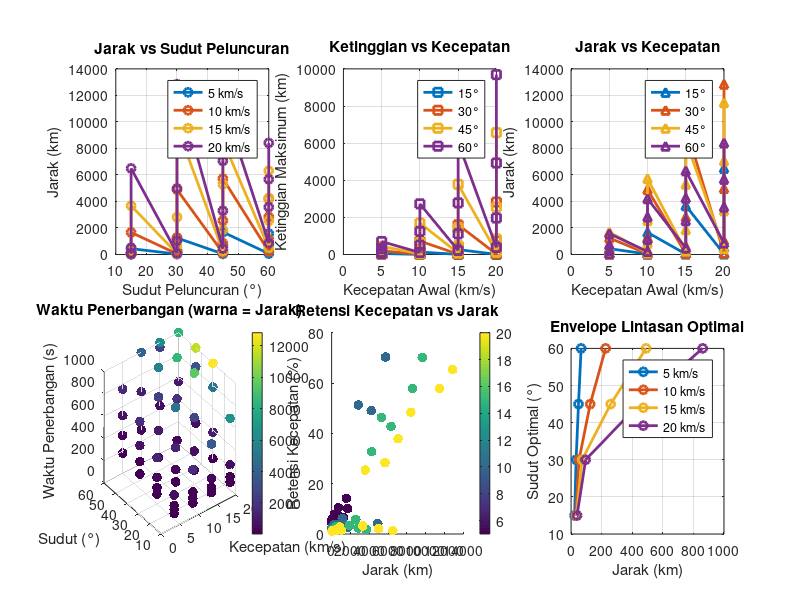

MATLAB code to generate this figure: (Note: this script raises an error after producing the figure.)
%% Railgun Trajectory Analyzer
% Analisis lintasan proyektil railgun dengan berbagai kondisi atmosfer
% Author: Railgun Research Team

function railgun_trajectory_analyzer()
    clear all; close all; clc;
    
    fprintf('=== Railgun Trajectory Analyzer ===\n\n');
    
    %% Parameter Input
    muzzle_velocities = [5000, 10000, 15000, 20000];  % m/s (5-20 km/s)
    launch_angles = [15, 30, 45, 60];  % derajat
    altitudes = [0, 5000, 10000, 20000];  % m (ketinggian peluncuran)
    
    %% Parameter Proyektil
    mass = 0.1;  % kg
    diameter = 0.02;  % m (2 cm)
    cross_section = pi * (diameter/2)^2;  % m^2
    drag_coeff = 0.1;  % Koefisien drag untuk proyektil hipersonik
    
    %% Konstanta
    g = 9.81;  % m/s^2
    R_earth = 6371000;  % m (radius bumi)
    
    %% Analisis untuk Setiap Kombinasi
    results = [];
    
    fprintf('Menganalisis %d kombinasi parameter...\n', ...
            length(muzzle_velocities) * length(launch_angles) * length(altitudes));
    
    for v0 = muzzle_velocities
        for angle = launch_angles
            for alt = altitudes
                % Hitung lintasan
                [range_dist, max_height, flight_time, impact_velocity] = ...
                    calculate_trajectory(v0, angle, alt, mass, cross_section, drag_coeff);
                
                % Simpan hasil
                results = [results; v0/1000, angle, alt/1000, range_dist/1000, ...
                          max_height/1000, flight_time, impact_velocity/1000];
            end
        end
    end
    
    %% Tampilkan Hasil
    fprintf('\n=== Hasil Analisis Lintasan ===\n');
    fprintf('V0(km/s) | Sudut(°) | Alt(km) | Jarak(km) | Tinggi(km) | Waktu(s) | V_impact(km/s)\n');
    fprintf('---------|----------|---------|-----------|------------|----------|---------------\n');
    
    for i = 1:size(results, 1)
        fprintf('%8.1f | %8.0f | %7.1f | %9.1f | %10.1f | %8.1f | %13.1f\n', ...
                results(i,1), results(i,2), results(i,3), results(i,4), ...
                results(i,5), results(i,6), results(i,7));
    end
    
    %% Analisis Optimal
    fprintf('\n=== Analisis Optimal ===\n');
    
    % Jarak maksimum
    [max_range, max_idx] = max(results(:,4));
    fprintf('Jarak Maksimum: %.1f km\n', max_range);
    fprintf('Parameter: V0=%.1f km/s, Sudut=%.0f°, Alt=%.1f km\n', ...
            results(max_idx,1), results(max_idx,2), results(max_idx,3));
    
    % Ketinggian maksimum
    [max_alt, alt_idx] = max(results(:,5));
    fprintf('\nKetinggian Maksimum: %.1f km\n', max_alt);
    fprintf('Parameter: V0=%.1f km/s, Sudut=%.0f°, Alt=%.1f km\n', ...
            results(alt_idx,1), results(alt_idx,2), results(alt_idx,3));
    
    %% Visualisasi
    create_trajectory_plots(results, muzzle_velocities, launch_angles, altitudes);
    
    %% Analisis Khusus: Orbit Velocity
    fprintf('\n=== Analisis Kecepatan Orbital ===\n');
    orbital_velocity = sqrt(g * R_earth);  % Kecepatan orbit rendah
    escape_velocity = sqrt(2 * g * R_earth);  % Kecepatan lepas
    
    fprintf('Kecepatan orbit rendah: %.2f km/s\n', orbital_velocity/1000);
    fprintf('Kecepatan lepas bumi: %.2f km/s\n', escape_velocity/1000);
    
    % Cek proyektil mana yang bisa mencapai orbit
    orbital_candidates = results(results(:,1) >= orbital_velocity/1000, :);
    if ~isempty(orbital_candidates)
        fprintf('\nProyektil dengan potensi orbital:\n');
        for i = 1:size(orbital_candidates, 1)
            fprintf('V0=%.1f km/s, Sudut=%.0f°, Jarak=%.1f km\n', ...
                    orbital_candidates(i,1), orbital_candidates(i,2), orbital_candidates(i,4));
        end
    else
        fprintf('\nTidak ada proyektil yang mencapai kecepatan orbital.\n');
    end
    
    %% Simpan Hasil
    save('trajectory_results.mat', 'results', 'muzzle_velocities', 'launch_angles', 'altitudes');
    fprintf('\nHasil analisis disimpan ke trajectory_results.mat\n');
end

%% Fungsi Perhitungan Lintasan
function [range_dist, max_height, flight_time, impact_velocity] = ...
         calculate_trajectory(v0, angle_deg, altitude, mass, cross_section, drag_coeff)
    
    % Konversi sudut ke radian
    angle = angle_deg * pi / 180;
    
    % Kondisi awal
    x0 = 0;
    y0 = altitude;
    vx0 = v0 * cos(angle);
    vy0 = v0 * sin(angle);
    
    % Parameter atmosfer (model sederhana)
    rho0 = 1.225;  % kg/m^3 (densitas udara di permukaan)
    scale_height = 8400;  % m (skala ketinggian atmosfer)
    
    % Fungsi densitas atmosfer
    rho_func = @(h) rho0 * exp(-max(0, h) / scale_height);
    
    % Sistem persamaan diferensial
    odefun = @(t, y) trajectory_ode(t, y, mass, cross_section, drag_coeff, rho_func);
    
    % Kondisi awal: [x, y, vx, vy]
    y0_vec = [x0; y0; vx0; vy0];
    
    % Event function untuk mendeteksi impact
    options = odeset('Events', @ground_impact, 'RelTol', 1e-8);
    
    % Integrasi numerik
    tspan = [0, 1000];  % Maksimum 1000 detik
    [t, y, te, ye, ie] = ode45(odefun, tspan, y0_vec, options);
    
    % Hasil
    if ~isempty(te)
        range_dist = ye(1);
        flight_time = te;
        impact_velocity = sqrt(ye(3)^2 + ye(4)^2);
    else
        range_dist = y(end, 1);
        flight_time = t(end);
        impact_velocity = sqrt(y(end, 3)^2 + y(end, 4)^2);
    end
    
    max_height = max(y(:, 2));
end

%% ODE untuk Lintasan
function dydt = trajectory_ode(t, y, mass, cross_section, drag_coeff, rho_func)
    % y = [x, y, vx, vy]
    x = y(1);
    height = y(2);
    vx = y(3);
    vy = y(4);
    
    % Kecepatan total
    v_total = sqrt(vx^2 + vy^2);
    
    % Densitas udara pada ketinggian ini
    rho = rho_func(height);
    
    % Gaya drag
    drag_force = 0.5 * rho * drag_coeff * cross_section * v_total^2;
    
    % Komponen drag
    if v_total > 0
        drag_x = -drag_force * (vx / v_total) / mass;
        drag_y = -drag_force * (vy / v_total) / mass;
    else
        drag_x = 0;
        drag_y = 0;
    end
    
    % Gravitasi (konstan)
    g = 9.81;
    
    % Persamaan diferensial
    dydt = [vx;                    % dx/dt = vx
            vy;                    % dy/dt = vy
            drag_x;                % dvx/dt = -drag_x
            -g + drag_y];          % dvy/dt = -g - drag_y
end

%% Event Function untuk Ground Impact
function [value, isterminal, direction] = ground_impact(t, y)
    value = y(2);      % Ketinggian
    isterminal = 1;    % Stop integration
    direction = -1;    % Hanya saat turun
end

%% Fungsi Visualisasi
function create_trajectory_plots(results, velocities, angles, altitudes)
    figure('Position', [100, 100, 1400, 1000]);
    
    % Plot 1: Range vs Launch Angle
    subplot(2,3,1);
    for i = 1:length(velocities)
        v_data = results(results(:,1) == velocities(i)/1000, :);
        if ~isempty(v_data)
            plot(v_data(:,2), v_data(:,4), 'o-', 'LineWidth', 2, ...
                 'DisplayName', sprintf('%.0f km/s', velocities(i)/1000));
            hold on;
        end
    end
    xlabel('Sudut Peluncuran (°)');
    ylabel('Jarak (km)');
    title('Jarak vs Sudut Peluncuran');
    legend('Location', 'best');
    grid on;
    
    % Plot 2: Max Height vs Velocity
    subplot(2,3,2);
    for i = 1:length(angles)
        angle_data = results(results(:,2) == angles(i), :);
        if ~isempty(angle_data)
            plot(angle_data(:,1), angle_data(:,5), 's-', 'LineWidth', 2, ...
                 'DisplayName', sprintf('%.0f°', angles(i)));
            hold on;
        end
    end
    xlabel('Kecepatan Awal (km/s)');
    ylabel('Ketinggian Maksimum (km)');
    title('Ketinggian vs Kecepatan');
    legend('Location', 'best');
    grid on;
    
    % Plot 3: Range vs Velocity
    subplot(2,3,3);
    for i = 1:length(angles)
        angle_data = results(results(:,2) == angles(i), :);
        if ~isempty(angle_data)
            plot(angle_data(:,1), angle_data(:,4), '^-', 'LineWidth', 2, ...
                 'DisplayName', sprintf('%.0f°', angles(i)));
            hold on;
        end
    end
    xlabel('Kecepatan Awal (km/s)');
    ylabel('Jarak (km)');
    title('Jarak vs Kecepatan');
    legend('Location', 'best');
    grid on;
    
    % Plot 4: Flight Time vs Parameters
    subplot(2,3,4);
    scatter3(results(:,1), results(:,2), results(:,6), 50, results(:,4), 'filled');
    xlabel('Kecepatan (km/s)');
    ylabel('Sudut (°)');
    zlabel('Waktu Penerbangan (s)');
    title('Waktu Penerbangan (warna = Jarak)');
    colorbar;
    
    % Plot 5: Impact Velocity Analysis
    subplot(2,3,5);
    velocity_retention = results(:,7) ./ results(:,1) * 100;  % Persentase kecepatan tersisa
    scatter(results(:,4), velocity_retention, 50, results(:,1), 'filled');
    xlabel('Jarak (km)');
    ylabel('Retensi Kecepatan (%)');
    title('Retensi Kecepatan vs Jarak');
    colorbar;
    
    % Plot 6: Optimal Trajectory Envelope
    subplot(2,3,6);
    % Buat envelope untuk setiap kecepatan
    colors = lines(length(velocities));
    for i = 1:length(velocities)
        v_data = results(results(:,1) == velocities(i)/1000 & results(:,3) == 0, :);
        if size(v_data, 1) > 1
            [sorted_angles, idx] = sort(v_data(:,2));
            sorted_ranges = v_data(idx, 4);
            plot(sorted_ranges, sorted_angles, 'o-', 'Color', colors(i,:), ...
                 'LineWidth', 2, 'DisplayName', sprintf('%.0f km/s', velocities(i)/1000));
            hold on;
        end
    end
    xlabel('Jarak (km)');
    ylabel('Sudut Optimal (°)');
    title('Envelope Lintasan Optimal');
    legend('Location', 'best');
    grid on;
    
    sgtitle('Analisis Komprehensif Lintasan Railgun', 'FontSize', 16);
end

% Jalankan analyzer
railgun_trajectory_analyzer();
